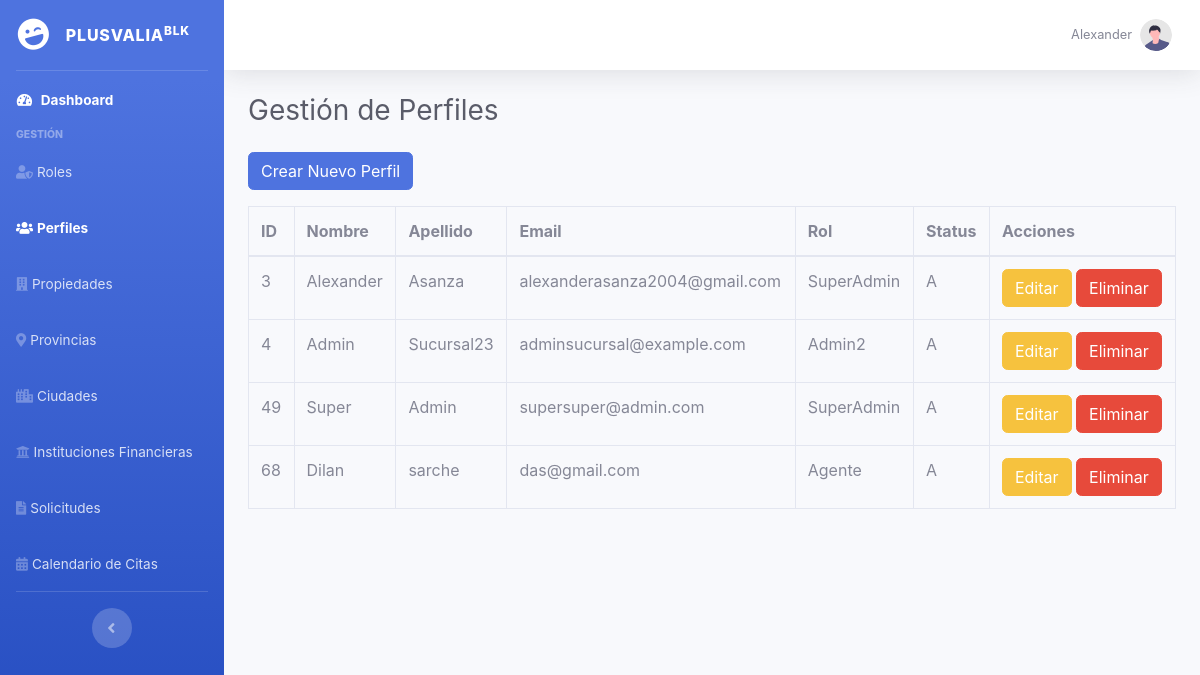
/WEB/Knd/index.php?controller=perfil&action=index (signed in), run on the app's committed database.
### tables this page shows
CREATE TABLE `perfiles` (
  `per_id` int(11) NOT NULL,
  `per_nombre` varchar(100) DEFAULT NULL,
  `per_apellido` varchar(100) DEFAULT NULL,
  `per_email` varchar(100) DEFAULT NULL,
  `per_password` varchar(100) DEFAULT NULL,
  `rol_id` int(11) DEFAULT NULL,
  `per_status` char(1) DEFAULT NULL
);

CREATE TABLE `roles` (
  `rol_id` int(11) NOT NULL,
  `rol_nombre` varchar(100) DEFAULT NULL,
  `rol_status` char(1) DEFAULT NULL
);

### WEB/Knd/controllers/PerfilController.php (called while the page is built, shortened)
<?php
require_once 'models/Perfil.php';
class PerfilController {
    private $model;
    public function __construct() {
        $this->model = new Perfil();
    }
    public function index() {
        $perfiles = $this->model->getAll();
        require 'views/perfil/index.php';
    }
}
?>

### WEB/Knd/models/Perfil.php (called while the page is built, shortened)
<?php
require_once 'config/database.php';
class Perfil {
    private $pdo;
    public function __construct() {
        global $pdo;
        $this->pdo = $pdo;
    }
    public function getAll() {
        $stmt = $this->pdo->query('SELECT p.*, r.rol_nombre FROM perfiles p LEFT JOIN roles r ON p.rol_id = r.rol_id');
        return $stmt->fetchAll(PDO::FETCH_ASSOC);
    }
}
?>

### WEB/Knd/views/perfil/index.php (the view, shortened to what this page needs)
<!DOCTYPE html>
<html lang="en">
<head>
    <link href="vendor/fontawesome-free/css/all.min.css" rel="stylesheet">
    <link href="css/sb-admin-2.min.css" rel="stylesheet">
    <link rel="stylesheet" href="https://cdn.jsdelivr.net/npm/sweetalert2@11/dist/sweetalert2.min.css">
</head>
<body id="page-top">
    <div id="wrapper">
        <ul class="navbar-nav bg-gradient-primary sidebar sidebar-dark accordion" id="accordionSidebar">
            <a class="sidebar-brand d-flex align-items-center justify-content-center" href="http://localhost/knd/index.php?controller=dashboard&action=index">
                <div class="sidebar-brand-icon rotate-n-15">
                    <i class="fas fa-laugh-wink"></i>
                </div>
                <div class="sidebar-brand-text mx-3">Plusvalia<sup>Blk</sup></div>
            </a>
            <hr class="sidebar-divider my-0">
            <li class="nav-item active">
                <a class="nav-link" href="http://localhost/knd/index.php?controller=dashboard&action=index">
                    <i class="fas fa-fw fa-tachometer-alt"></i>
                    <span>Dashboard</span></a>
            </li>
            <div class="sidebar-heading">Gestión</div>
            <li class="nav-item"><a class="nav-link" href="index.php?controller=rol&action=index"><i class="fas fa-user-shield"></i><span>Roles</span></a></li>
            <li class="nav-item active"><a class="nav-link" href="index.php?controller=perfil&action=index"><i class="fas fa-users"></i><span>Perfiles</span></a></li>
            <li class="nav-item"><a class="nav-link" href="index.php?controller=propiedad&action=index"><i class="fas fa-building"></i><span>Propiedades</span></a></li>
            <li class="nav-item"><a class="nav-link" href="index.php?controller=provincia&action=index"><i class="fas fa-map-marker-alt"></i><span>Provincias</span></a></li>
            <li class="nav-item"><a class="nav-link" href="index.php?controller=ciudad&action=index"><i class="fas fa-city"></i><span>Ciudades</span></a></li>
            <li class="nav-item"><a class="nav-link" href="index.php?controller=fininstitucion&action=index"><i class="fas fa-university"></i><span>Instituciones Financieras</span></a></li>
            <li class="nav-item"><a class="nav-link" href="index.php?controller=solicitudes&action=index"><i class="fas fa-file-alt"></i><span>Solicitudes</span></a></li>
            <li class="nav-item"><a class="nav-link" href="views/admin/admin_calendar.php"><i class="fas fa-calendar-alt"></i><span>Calendario de Citas</span></a></li>
            <hr class="sidebar-divider d-none d-md-block">
            <div class="text-center d-none d-md-inline">
                <button class="rounded-circle border-0" id="sidebarToggle"></button>
            </div>
        </ul>
        <div id="content-wrapper" class="d-flex flex-column">
            <div id="content">
                <nav class="navbar navbar-expand navbar-light bg-white topbar mb-4 static-top shadow">
                    <ul class="navbar-nav ml-auto">
                        <li class="nav-item dropdown no-arrow">
                            <a class="nav-link dropdown-toggle" href="#" id="userDropdown" role="button"
                                data-toggle="dropdown" aria-haspopup="true" aria-expanded="false">
                                <span class="mr-2 d-none d-lg-inline text-gray-600 small">
                                    <?php echo $_SESSION['user_name']; ?>
                                </span>
                                <img class="img-profile rounded-circle" src="img/undraw_profile.svg">
                            </a>
                        </li>
                    </ul>
                </nav>
                <div class="container-fluid">
                    <h1 class="h3 mb-4 text-gray-800">Gestión de Perfiles</h1>
                    <a href="index.php?controller=perfil&action=create" class="btn btn-primary mb-3">Crear Nuevo Perfil</a>
                    <table class="table table-bordered">
                        <thead>
                            <tr>
                                <th>ID</th>
                                <th>Nombre</th>
                                <th>Apellido</th>
                                <th>Email</th>
                                <th>Rol</th>
                                <th>Status</th>
                                <th>Acciones</th>
                            </tr>
                        </thead>
                        <tbody>
                            <?php foreach ($perfiles as $perfil): ?>
                            <tr>
                                <td><?php echo htmlspecialchars($perfil['per_id']); ?></td>
                                <td><?php echo htmlspecialchars($perfil['per_nombre']); ?></td>
                                <td><?php echo htmlspecialchars($perfil['per_apellido']); ?></td>
                                <td><?php echo htmlspecialchars($perfil['per_email']); ?></td>
                                <td><?php echo htmlspecialchars($perfil['rol_nombre']); ?></td>
                                <td><?php echo htmlspecialchars($perfil['per_status']); ?></td>
                                <td>
                                    <a href="index.php?controller=perfil&action=edit&id=<?php echo $perfil['per_id']; ?>" class="btn btn-warning">Editar</a>
                                    <a href="javascript:void(0);" class="btn btn-danger btn-delete" data-id="<?php echo $perfil['per_id']; ?>">Eliminar</a>
                                </td>
                            </tr>
                            <?php endforeach; ?>
                        </tbody>
                    </table>
                </div>
            </div>
        </div>
    </div>
</body>
</html>

### WEB/Knd/index.php (shortened to what this page needs)
<?php
$controller = isset($_GET['controller']) ? $_GET['controller'] : 'inicio';
$action = isset($_GET['action']) ? $_GET['action'] : 'index';
$id = isset($_GET['id']) ? $_GET['id'] : null;
$controllerName = ucfirst($controller) . 'Controller';
if (class_exists($controllerName)) {
    $controllerInstance = new $controllerName();
    if (method_exists($controllerInstance, $action)) {
        if ($id) {
            $controllerInstance->$action($id);
        } else {
            $controllerInstance->$action();
        }
    } else {
        die("La acción $action no existe en el controlador $controllerName.");
    }
} else {
    die("El controlador $controllerName no existe.");
}
?>

### data on the page
perfiles: per_id "3", per_nombre "Alexander", per_apellido "Asanza", per_email "alexanderasanza2004@gmail.com", rol.rol_nombre "SuperAdmin", per_status "A"
perfiles: per_id "4", per_nombre "Admin", per_apellido "Sucursal23", per_email "adminsucursal@example.com", rol.rol_nombre "Admin2", per_status "A"
perfiles: per_id "49", per_nombre "Super", per_apellido "Admin", per_email "supersuper@admin.com", rol.rol_nombre "SuperAdmin", per_status "A"
perfiles: per_id "68", per_nombre "Dilan", per_apellido "sarche", per_email "das@gmail.com", rol.rol_nombre "Agente", per_status "A"

### other printed values
$_SESSION['user_name'] "Alexander"
